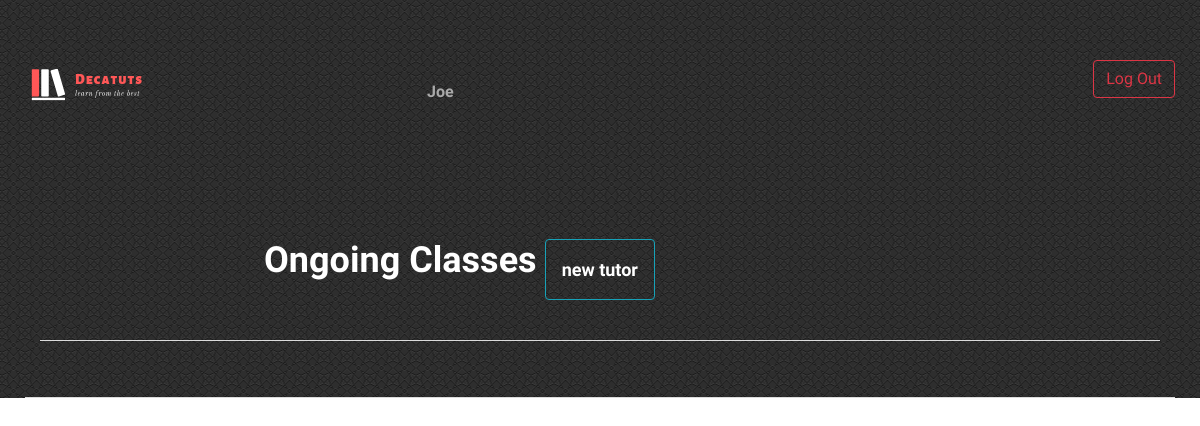
Before: /students (signed in) with the older database file.
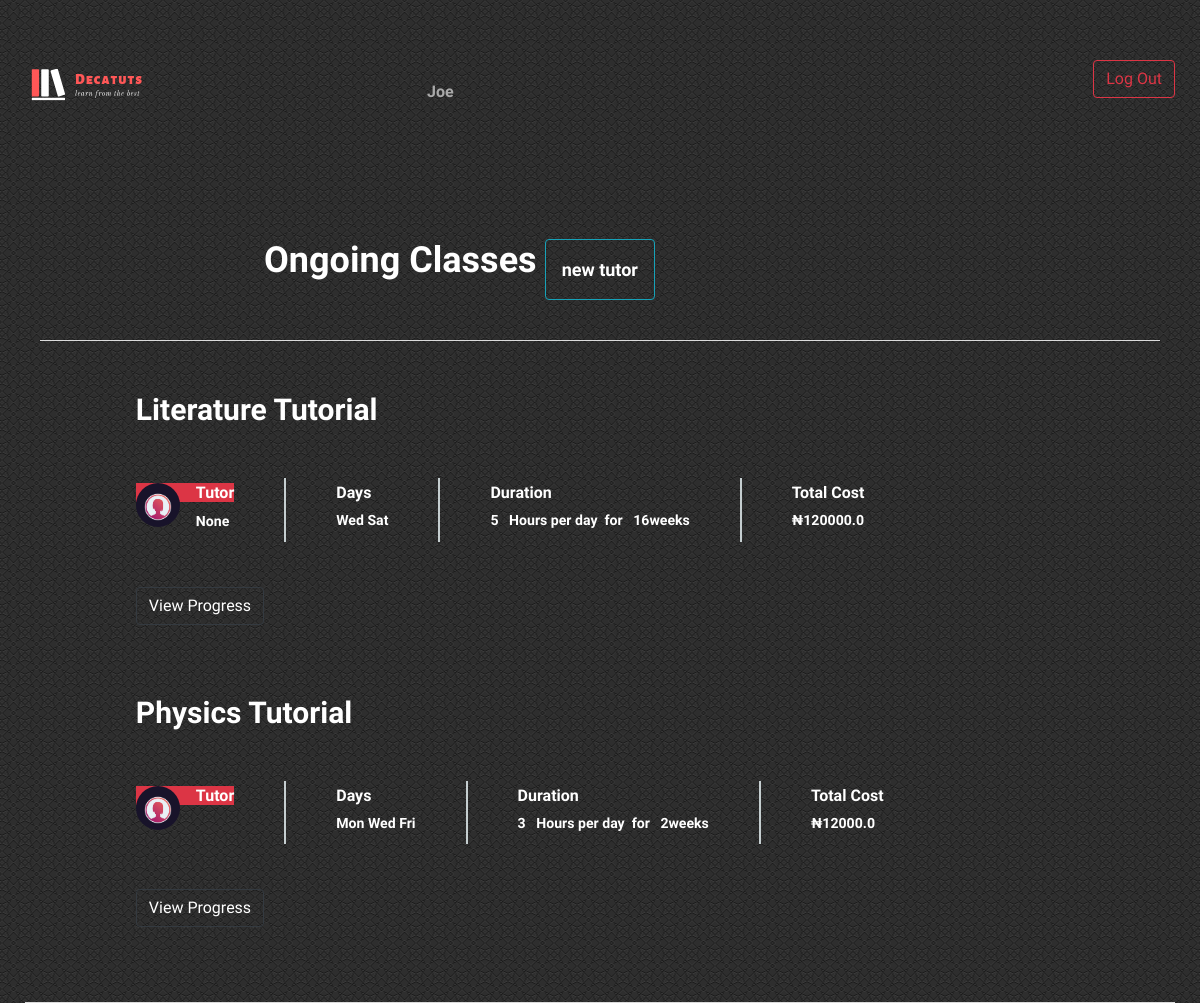
After: the same page with the newer database file.
### tables this page shows
CREATE TABLE "schedule" (
	"id"	INTEGER NOT NULL,
	"user_id"	INTEGER NOT NULL,
	"days_of_week"	TEXT NOT NULL,
	"start_date"	TEXT,
	"duration"	INTEGER NOT NULL,
	"hours_per_day"	INTEGER NOT NULL,
	"total"	REAL NOT NULL,
	"tutor_name"	TEXT,
	"subject"	TEXT,
	"tutor_gender"	TEXT,
	PRIMARY KEY("id"),
	FOREIGN KEY("user_id") REFERENCES "users"
);

### application.py (the view)
@app.route("/students", methods=["GET"])
@login_required
def students():
    if request.method == "GET":
        user=session['user_id']
        row = db.execute("SELECT * FROM schedule WHERE user_id = :user ORDER BY id DESC", user=user)
        return render_template("students.html", subjects = row)

### application.py (called while the page is built)
@app.after_request
def after_request(response):
    response.headers["Cache-Control"] = "no-cache, no-store, must-revalidate"
    response.headers["Expires"] = 0
    response.headers["Pragma"] = "no-cache"
    return response

### helpers.py (called while the page is built)
def login_required(f):
    @wraps(f)
    def decorated_function(*args, **kwargs):
        if session.get("user_id") is None:
            return redirect("/login")
        return f(*args, **kwargs)
    return decorated_function

### templates/students.html (shortened to what this page needs)
{% extends "layout.html" %}
{% block main %}
<section class="std set-bg" data-setbg="static/img/grey.png">
	<div class="container">
		<div class="container" style="padding-top:0%;">
			<br>
			<div class="site-breadcrumb  text-white row">
				<h2 class="text-center">Ongoing Classes</h2>
				<div class=" w-5 p-1"></div>
				<div class="">
					<a href="/schedule" class="w-8 p-3 btn btn-outline-info btn-price" >new tutor</a>
				</div>
			</div>
			<br><hr style="background-color: whitesmoke">
			{% for subject in subjects %}
			<div class="course-meta-area text-white">
				<div class="row">
					<div class="col-lg-10 offset-lg-1">
						<h3>{{subject['subject']}} Tutorial</h3>
						<div class="course-metas">
							<div class="course-meta">
								<div class="course-author">
									<div class="ca-pic set-bg" data-setbg="static/img/tutors/2.jpg"></div>
									<h6 class="btn-danger">Tutor</h6>
									<p>{{subject['tutor_name']}}  </p>
								</div>
							</div>
							<div class="course-meta">
								<div class="cm-info">
									<h6 >Days</h6>
									<p>
										{{subject['days_of_week'] }} </p>
								</div>
							</div>
							<div class="course-meta">
									<div class="cm-info">
										<h6>Duration</h6>
										<p>{{subject['hours_per_day']}} &nbsp; Hours per day&nbsp; for &nbsp; {{subject['duration']}}weeks  </p>
									</div>
								</div>
							<div class="course-meta">
								<div class="cm-info">
									<h6>Total Cost </h6>
									<p>₦{{subject["total"]}} <span class="rating">
									</p>
								</div>
							</div>
						</div>
						<div class="btn btn-outline-dark text-white">View Progress</div>
						</div>
					</div>
			</div>
			{% endfor %}
		</div>
			<br><hr style="background-color: whitesmoke">
	</div>
</section>
{% endblock %}

Changed rows visible on the page:
added schedule: subject "Literature", tutor_name "None", days_of_week "Wed Sat", hours_per_day "5", duration "16", total "120000.0"
added schedule: subject "Physics", days_of_week "Mon Wed Fri", hours_per_day "3", duration "2", total "12000.0"
